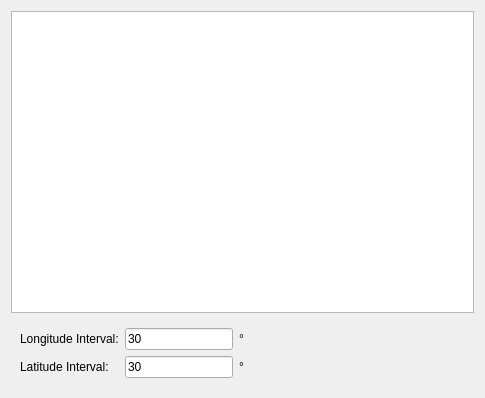
<?xml version="1.0" encoding="UTF-8"?>
<ui version="4.0">
 <class>Form</class>
 <widget class="QWidget" name="Form">
  <property name="geometry">
   <rect>
    <x>0</x>
    <y>0</y>
    <width>485</width>
    <height>398</height>
   </rect>
  </property>
  <property name="windowTitle">
   <string/>
  </property>
  <layout class="QGridLayout" name="gridLayout_2">
   <item row="0" column="0">
    <widget class="QListWidget" name="listWidget">
     <property name="editTriggers">
      <set>QAbstractItemView::NoEditTriggers</set>
     </property>
     <property name="movement">
      <enum>QListView::Static</enum>
     </property>
     <property name="resizeMode">
      <enum>QListView::Adjust</enum>
     </property>
     <property name="gridSize">
      <size>
       <width>180</width>
       <height>150</height>
      </size>
     </property>
     <property name="viewMode">
      <enum>QListView::IconMode</enum>
     </property>
    </widget>
   </item>
   <item row="1" column="0">
    <widget class="QStackedWidget" name="stackedWidget">
     <property name="sizePolicy">
      <sizepolicy hsizetype="Preferred" vsizetype="Maximum">
       <horstretch>0</horstretch>
       <verstretch>0</verstretch>
      </sizepolicy>
     </property>
     <property name="currentIndex">
      <number>1</number>
     </property>
     <widget class="QWidget" name="pageIndexGrid">
      <layout class="QGridLayout" name="gridLayout_3">
       <property name="leftMargin">
        <number>0</number>
       </property>
       <property name="topMargin">
        <number>0</number>
       </property>
       <property name="rightMargin">
        <number>0</number>
       </property>
       <property name="bottomMargin">
        <number>0</number>
       </property>
       <property name="spacing">
        <number>3</number>
       </property>
       <item row="0" column="2">
        <widget class="QComboBox" name="cbIndexGridScale">
         <property name="sizePolicy">
          <sizepolicy hsizetype="Expanding" vsizetype="Fixed">
           <horstretch>0</horstretch>
           <verstretch>0</verstretch>
          </sizepolicy>
         </property>
        </widget>
       </item>
       <item row="0" column="0">
        <widget class="QLabel" name="label_5">
         <property name="text">
          <string>Index Scale:</string>
         </property>
        </widget>
       </item>
       <item row="0" column="3">
        <spacer name="horizontalSpacer_3">
         <property name="orientation">
          <enum>Qt::Horizontal</enum>
         </property>
         <property name="sizeHint" stdset="0">
          <size>
           <width>40</width>
           <height>20</height>
          </size>
         </property>
        </spacer>
       </item>
      </layout>
     </widget>
     <widget class="QWidget" name="pageLonLatGrid">
      <layout class="QGridLayout" name="gridLayout">
       <item row="3" column="3">
        <widget class="QLineEdit" name="lineEditLonInterval">
         <property name="sizePolicy">
          <sizepolicy hsizetype="Preferred" vsizetype="Fixed">
           <horstretch>0</horstretch>
           <verstretch>0</verstretch>
          </sizepolicy>
         </property>
         <property name="text">
          <string>30</string>
         </property>
        </widget>
       </item>
       <item row="4" column="3">
        <widget class="QLineEdit" name="lineEditLatInterval">
         <property name="sizePolicy">
          <sizepolicy hsizetype="Preferred" vsizetype="Fixed">
           <horstretch>0</horstretch>
           <verstretch>0</verstretch>
          </sizepolicy>
         </property>
         <property name="text">
          <string>30</string>
         </property>
        </widget>
       </item>
       <item row="3" column="0">
        <widget class="QLabel" name="label">
         <property name="text">
          <string>Longitude Interval:</string>
         </property>
        </widget>
       </item>
       <item row="3" column="4">
        <widget class="QLabel" name="label_3">
         <property name="text">
          <string>°</string>
         </property>
        </widget>
       </item>
       <item row="4" column="0">
        <widget class="QLabel" name="label_2">
         <property name="text">
          <string>Latitude Interval:</string>
         </property>
        </widget>
       </item>
       <item row="4" column="4">
        <widget class="QLabel" name="label_4">
         <property name="text">
          <string>°</string>
         </property>
        </widget>
       </item>
       <item row="3" column="5" colspan="2">
        <spacer name="horizontalSpacer">
         <property name="orientation">
          <enum>Qt::Horizontal</enum>
         </property>
         <property name="sizeHint" stdset="0">
          <size>
           <width>37</width>
           <height>17</height>
          </size>
         </property>
        </spacer>
       </item>
       <item row="4" column="5" colspan="2">
        <spacer name="horizontalSpacer_2">
         <property name="orientation">
          <enum>Qt::Horizontal</enum>
         </property>
         <property name="sizeHint" stdset="0">
          <size>
           <width>40</width>
           <height>20</height>
          </size>
         </property>
        </spacer>
       </item>
      </layout>
     </widget>
     <widget class="QWidget" name="pageDistanceGrid">
      <layout class="QGridLayout" name="gridLayout_4">
       <property name="leftMargin">
        <number>0</number>
       </property>
       <property name="topMargin">
        <number>0</number>
       </property>
       <property name="rightMargin">
        <number>0</number>
       </property>
       <property name="bottomMargin">
        <number>0</number>
       </property>
       <property name="spacing">
        <number>3</number>
       </property>
       <item row="0" column="0">
        <widget class="QLabel" name="label_7">
         <property name="text">
          <string>X Interval:</string>
         </property>
        </widget>
       </item>
       <item row="0" column="1">
        <widget class="QLineEdit" name="lineEditXInterval">
         <property name="sizePolicy">
          <sizepolicy hsizetype="Preferred" vsizetype="Fixed">
           <horstretch>0</horstretch>
           <verstretch>0</verstretch>
          </sizepolicy>
         </property>
         <property name="text">
          <string>200</string>
         </property>
        </widget>
       </item>
       <item row="0" column="2">
        <widget class="QLabel" name="label_9">
         <property name="text">
          <string>km</string>
         </property>
        </widget>
       </item>
       <item row="0" column="3">
        <spacer name="horizontalSpacer_5">
         <property name="orientation">
          <enum>Qt::Horizontal</enum>
         </property>
         <property name="sizeHint" stdset="0">
          <size>
           <width>246</width>
           <height>17</height>
          </size>
         </property>
        </spacer>
       </item>
       <item row="1" column="0">
        <widget class="QLabel" name="label_8">
         <property name="text">
          <string>Y Interval:</string>
         </property>
        </widget>
       </item>
       <item row="1" column="1">
        <widget class="QLineEdit" name="lineEditYInterval">
         <property name="sizePolicy">
          <sizepolicy hsizetype="Preferred" vsizetype="Fixed">
           <horstretch>0</horstretch>
           <verstretch>0</verstretch>
          </sizepolicy>
         </property>
         <property name="text">
          <string>200</string>
         </property>
        </widget>
       </item>
       <item row="1" column="2">
        <widget class="QLabel" name="label_6">
         <property name="text">
          <string>km</string>
         </property>
        </widget>
       </item>
       <item row="1" column="3">
        <spacer name="horizontalSpacer_4">
         <property name="orientation">
          <enum>Qt::Horizontal</enum>
         </property>
         <property name="sizeHint" stdset="0">
          <size>
           <width>246</width>
           <height>20</height>
          </size>
         </property>
        </spacer>
       </item>
      </layout>
     </widget>
     <widget class="QWidget" name="pageLatLine">
      <layout class="QGridLayout" name="gridLayout_5">
       <property name="leftMargin">
        <number>0</number>
       </property>
       <property name="topMargin">
        <number>0</number>
       </property>
       <property name="rightMargin">
        <number>0</number>
       </property>
       <property name="bottomMargin">
        <number>0</number>
       </property>
       <property name="spacing">
        <number>3</number>
       </property>
       <item row="0" column="0">
        <widget class="QCheckBox" name="checkBox">
         <property name="text">
          <string>Equator</string>
         </property>
         <property name="checked">
          <bool>true</bool>
         </property>
        </widget>
       </item>
       <item row="0" column="1">
        <widget class="QCheckBox" name="checkBox_2">
         <property name="text">
          <string>Tropical Lines</string>
         </property>
         <property name="checked">
          <bool>true</bool>
         </property>
        </widget>
       </item>
       <item row="0" column="2">
        <widget class="QCheckBox" name="checkBox_3">
         <property name="text">
          <string>Polar Circles</string>
         </property>
         <property name="checked">
          <bool>true</bool>
         </property>
        </widget>
       </item>
       <item row="0" column="3">
        <spacer name="horizontalSpacer_6">
         <property name="orientation">
          <enum>Qt::Horizontal</enum>
         </property>
         <property name="sizeHint" stdset="0">
          <size>
           <width>191</width>
           <height>20</height>
          </size>
         </property>
        </spacer>
       </item>
      </layout>
     </widget>
    </widget>
   </item>
  </layout>
 </widget>
 <resources/>
 <connections/>
 <slots>
  <slot>handleUpdateToken()</slot>
 </slots>
</ui>
